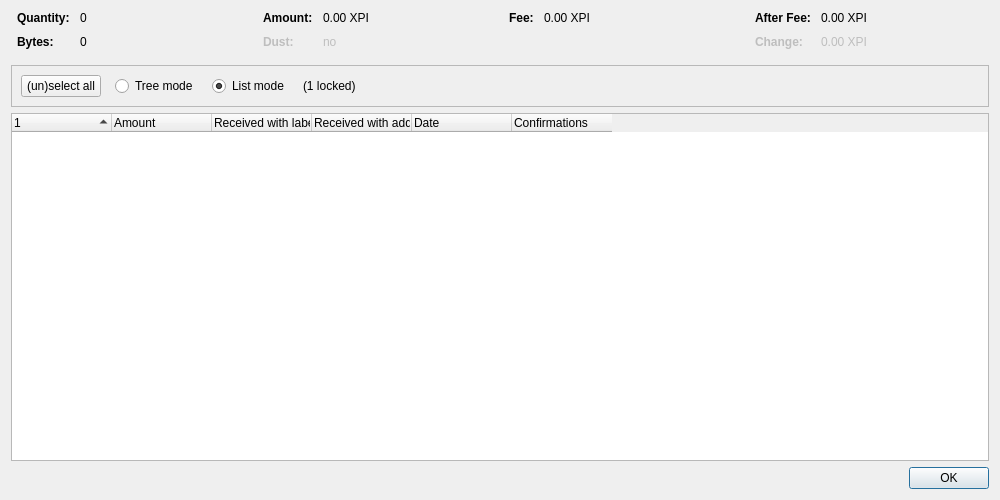
<?xml version="1.0" encoding="UTF-8"?>
<ui version="4.0">
 <class>CoinControlDialog</class>
 <widget class="QDialog" name="CoinControlDialog">
  <property name="geometry">
   <rect>
    <x>0</x>
    <y>0</y>
    <width>1000</width>
    <height>500</height>
   </rect>
  </property>
  <property name="windowTitle">
   <string>Coin Selection</string>
  </property>
  <layout class="QVBoxLayout" name="verticalLayout">
   <item>
    <layout class="QHBoxLayout" name="horizontalLayoutTop" stretch="0,0,0,0">
     <property name="topMargin">
      <number>0</number>
     </property>
     <property name="bottomMargin">
      <number>10</number>
     </property>
     <item>
      <layout class="QFormLayout" name="formLayoutCoinControl1">
       <property name="horizontalSpacing">
        <number>10</number>
       </property>
       <property name="verticalSpacing">
        <number>10</number>
       </property>
       <property name="leftMargin">
        <number>6</number>
       </property>
       <property name="rightMargin">
        <number>6</number>
       </property>
       <item row="0" column="0">
        <widget class="QLabel" name="labelCoinControlQuantityText">
         <property name="font">
          <font>
           <weight>75</weight>
           <bold>true</bold>
          </font>
         </property>
         <property name="text">
          <string>Quantity:</string>
         </property>
        </widget>
       </item>
       <item row="0" column="1">
        <widget class="QLabel" name="labelCoinControlQuantity">
         <property name="cursor">
          <cursorShape>IBeamCursor</cursorShape>
         </property>
         <property name="contextMenuPolicy">
          <enum>Qt::ActionsContextMenu</enum>
         </property>
         <property name="text">
          <string notr="true">0</string>
         </property>
         <property name="textInteractionFlags">
          <set>Qt::LinksAccessibleByMouse|Qt::TextSelectableByKeyboard|Qt::TextSelectableByMouse</set>
         </property>
        </widget>
       </item>
       <item row="1" column="0">
        <widget class="QLabel" name="labelCoinControlBytesText">
         <property name="font">
          <font>
           <weight>75</weight>
           <bold>true</bold>
          </font>
         </property>
         <property name="text">
          <string>Bytes:</string>
         </property>
        </widget>
       </item>
       <item row="1" column="1">
        <widget class="QLabel" name="labelCoinControlBytes">
         <property name="cursor">
          <cursorShape>IBeamCursor</cursorShape>
         </property>
         <property name="contextMenuPolicy">
          <enum>Qt::ActionsContextMenu</enum>
         </property>
         <property name="text">
          <string notr="true">0</string>
         </property>
         <property name="textInteractionFlags">
          <set>Qt::LinksAccessibleByMouse|Qt::TextSelectableByKeyboard|Qt::TextSelectableByMouse</set>
         </property>
        </widget>
       </item>
      </layout>
     </item>
     <item>
      <layout class="QFormLayout" name="formLayoutCoinControl2">
       <property name="horizontalSpacing">
        <number>10</number>
       </property>
       <property name="verticalSpacing">
        <number>10</number>
       </property>
       <property name="leftMargin">
        <number>6</number>
       </property>
       <property name="rightMargin">
        <number>6</number>
       </property>
       <item row="0" column="0">
        <widget class="QLabel" name="labelCoinControlAmountText">
         <property name="font">
          <font>
           <weight>75</weight>
           <bold>true</bold>
          </font>
         </property>
         <property name="text">
          <string>Amount:</string>
         </property>
        </widget>
       </item>
       <item row="0" column="1">
        <widget class="QLabel" name="labelCoinControlAmount">
         <property name="cursor">
          <cursorShape>IBeamCursor</cursorShape>
         </property>
         <property name="contextMenuPolicy">
          <enum>Qt::ActionsContextMenu</enum>
         </property>
         <property name="text">
          <string notr="true">0.00 XPI</string>
         </property>
         <property name="textInteractionFlags">
          <set>Qt::LinksAccessibleByMouse|Qt::TextSelectableByKeyboard|Qt::TextSelectableByMouse</set>
         </property>
        </widget>
       </item>
       <item row="1" column="0">
        <widget class="QLabel" name="labelCoinControlLowOutputText">
         <property name="enabled">
          <bool>false</bool>
         </property>
         <property name="font">
          <font>
           <weight>75</weight>
           <bold>true</bold>
          </font>
         </property>
         <property name="text">
          <string>Dust:</string>
         </property>
        </widget>
       </item>
       <item row="1" column="1">
        <widget class="QLabel" name="labelCoinControlLowOutput">
         <property name="enabled">
          <bool>false</bool>
         </property>
         <property name="cursor">
          <cursorShape>IBeamCursor</cursorShape>
         </property>
         <property name="contextMenuPolicy">
          <enum>Qt::ActionsContextMenu</enum>
         </property>
         <property name="text">
          <string notr="true">no</string>
         </property>
         <property name="textInteractionFlags">
          <set>Qt::LinksAccessibleByMouse|Qt::TextSelectableByKeyboard|Qt::TextSelectableByMouse</set>
         </property>
        </widget>
       </item>
      </layout>
     </item>
     <item>
      <layout class="QFormLayout" name="formLayoutCoinControl3">
       <property name="horizontalSpacing">
        <number>10</number>
       </property>
       <property name="verticalSpacing">
        <number>10</number>
       </property>
       <property name="leftMargin">
        <number>6</number>
       </property>
       <property name="rightMargin">
        <number>6</number>
       </property>
       <item row="0" column="0">
        <widget class="QLabel" name="labelCoinControlFeeText">
         <property name="font">
          <font>
           <weight>75</weight>
           <bold>true</bold>
          </font>
         </property>
         <property name="text">
          <string>Fee:</string>
         </property>
        </widget>
       </item>
       <item row="0" column="1">
        <widget class="QLabel" name="labelCoinControlFee">
         <property name="cursor">
          <cursorShape>IBeamCursor</cursorShape>
         </property>
         <property name="contextMenuPolicy">
          <enum>Qt::ActionsContextMenu</enum>
         </property>
         <property name="text">
          <string notr="true">0.00 XPI</string>
         </property>
         <property name="textInteractionFlags">
          <set>Qt::LinksAccessibleByMouse|Qt::TextSelectableByKeyboard|Qt::TextSelectableByMouse</set>
         </property>
        </widget>
       </item>
      </layout>
     </item>
     <item>
      <layout class="QFormLayout" name="formLayoutCoinControl4">
       <property name="horizontalSpacing">
        <number>10</number>
       </property>
       <property name="verticalSpacing">
        <number>10</number>
       </property>
       <property name="leftMargin">
        <number>6</number>
       </property>
       <property name="rightMargin">
        <number>6</number>
       </property>
       <item row="0" column="0">
        <widget class="QLabel" name="labelCoinControlAfterFeeText">
         <property name="font">
          <font>
           <weight>75</weight>
           <bold>true</bold>
          </font>
         </property>
         <property name="text">
          <string>After Fee:</string>
         </property>
        </widget>
       </item>
       <item row="0" column="1">
        <widget class="QLabel" name="labelCoinControlAfterFee">
         <property name="cursor">
          <cursorShape>IBeamCursor</cursorShape>
         </property>
         <property name="contextMenuPolicy">
          <enum>Qt::ActionsContextMenu</enum>
         </property>
         <property name="text">
          <string notr="true">0.00 XPI</string>
         </property>
         <property name="textInteractionFlags">
          <set>Qt::LinksAccessibleByMouse|Qt::TextSelectableByKeyboard|Qt::TextSelectableByMouse</set>
         </property>
        </widget>
       </item>
       <item row="1" column="0">
        <widget class="QLabel" name="labelCoinControlChangeText">
         <property name="enabled">
          <bool>false</bool>
         </property>
         <property name="font">
          <font>
           <weight>75</weight>
           <bold>true</bold>
          </font>
         </property>
         <property name="text">
          <string>Change:</string>
         </property>
        </widget>
       </item>
       <item row="1" column="1">
        <widget class="QLabel" name="labelCoinControlChange">
         <property name="enabled">
          <bool>false</bool>
         </property>
         <property name="cursor">
          <cursorShape>IBeamCursor</cursorShape>
         </property>
         <property name="contextMenuPolicy">
          <enum>Qt::ActionsContextMenu</enum>
         </property>
         <property name="text">
          <string notr="true">0.00 XPI</string>
         </property>
         <property name="textInteractionFlags">
          <set>Qt::LinksAccessibleByMouse|Qt::TextSelectableByKeyboard|Qt::TextSelectableByMouse</set>
         </property>
        </widget>
       </item>
      </layout>
     </item>
    </layout>
   </item>
   <item>
    <widget class="QFrame" name="frame">
     <property name="minimumSize">
      <size>
       <width>0</width>
       <height>40</height>
      </size>
     </property>
     <property name="frameShape">
      <enum>QFrame::StyledPanel</enum>
     </property>
     <property name="frameShadow">
      <enum>QFrame::Sunken</enum>
     </property>
     <layout class="QHBoxLayout" name="horizontalLayout">
      <item>
       <layout class="QHBoxLayout" name="horizontalLayoutPanel" stretch="0,0,0,0,0">
        <property name="spacing">
         <number>14</number>
        </property>
        <item>
         <widget class="QPushButton" name="pushButtonSelectAll">
          <property name="sizePolicy">
           <sizepolicy hsizetype="Maximum" vsizetype="Fixed">
            <horstretch>0</horstretch>
            <verstretch>0</verstretch>
           </sizepolicy>
          </property>
          <property name="text">
           <string>(un)select all</string>
          </property>
          <property name="autoDefault">
           <bool>false</bool>
          </property>
         </widget>
        </item>
        <item>
         <widget class="QRadioButton" name="radioTreeMode">
          <property name="sizePolicy">
           <sizepolicy hsizetype="Maximum" vsizetype="Fixed">
            <horstretch>0</horstretch>
            <verstretch>0</verstretch>
           </sizepolicy>
          </property>
          <property name="text">
           <string>Tree mode</string>
          </property>
         </widget>
        </item>
        <item>
         <widget class="QRadioButton" name="radioListMode">
          <property name="sizePolicy">
           <sizepolicy hsizetype="Maximum" vsizetype="Fixed">
            <horstretch>0</horstretch>
            <verstretch>0</verstretch>
           </sizepolicy>
          </property>
          <property name="text">
           <string>List mode</string>
          </property>
          <property name="checked">
           <bool>true</bool>
          </property>
         </widget>
        </item>
        <item>
         <widget class="QLabel" name="labelLocked">
          <property name="text">
           <string notr="true">(1 locked)</string>
          </property>
         </widget>
        </item>
        <item>
         <spacer name="horizontalSpacer">
          <property name="orientation">
           <enum>Qt::Horizontal</enum>
          </property>
          <property name="sizeHint" stdset="0">
           <size>
            <width>40</width>
            <height>20</height>
           </size>
          </property>
         </spacer>
        </item>
       </layout>
      </item>
     </layout>
    </widget>
   </item>
   <item>
    <widget class="CoinControlTreeWidget" name="treeWidget">
     <property name="contextMenuPolicy">
      <enum>Qt::CustomContextMenu</enum>
     </property>
     <property name="sortingEnabled">
      <bool>false</bool>
     </property>
     <property name="columnCount">
      <number>6</number>
     </property>
     <attribute name="headerShowSortIndicator" stdset="0">
      <bool>true</bool>
     </attribute>
     <attribute name="headerStretchLastSection">
      <bool>false</bool>
     </attribute>
     <column>
      <property name="text">
       <string/>
      </property>
     </column>
     <column>
      <property name="text">
       <string>Amount</string>
      </property>
     </column>
     <column>
      <property name="text">
       <string>Received with label</string>
      </property>
     </column>
     <column>
      <property name="text">
       <string>Received with address</string>
      </property>
     </column>
     <column>
      <property name="text">
       <string>Date</string>
      </property>
     </column>
     <column>
      <property name="text">
       <string>Confirmations</string>
      </property>
      <property name="toolTip">
       <string>Confirmed</string>
      </property>
     </column>
     <column>
      <property name="text">
       <string/>
      </property>
     </column>
     <column>
      <property name="text">
       <string/>
      </property>
     </column>
     <column>
      <property name="text">
       <string/>
      </property>
     </column>
     <column>
      <property name="text">
       <string/>
      </property>
     </column>
    </widget>
   </item>
   <item>
    <widget class="QDialogButtonBox" name="buttonBox">
     <property name="orientation">
      <enum>Qt::Horizontal</enum>
     </property>
     <property name="standardButtons">
      <set>QDialogButtonBox::Ok</set>
     </property>
    </widget>
   </item>
  </layout>
 </widget>
 <customwidgets>
  <customwidget>
   <class>CoinControlTreeWidget</class>
   <extends>QTreeWidget</extends>
   <header>qt/coincontroltreewidget.h</header>
  </customwidget>
 </customwidgets>
 <resources/>
 <connections/>
</ui>
